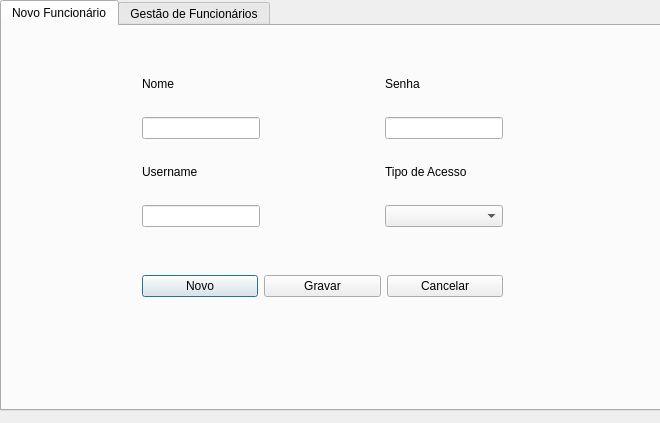
<?xml version="1.0" encoding="UTF-8"?>
<ui version="4.0">
 <class>gestao_colaboradores</class>
 <widget class="QDialog" name="gestao_colaboradores">
  <property name="geometry">
   <rect>
    <x>0</x>
    <y>0</y>
    <width>660</width>
    <height>423</height>
   </rect>
  </property>
  <property name="windowTitle">
   <string>Dialog</string>
  </property>
  <widget class="QTabWidget" name="tabWidget">
   <property name="geometry">
    <rect>
     <x>0</x>
     <y>0</y>
     <width>661</width>
     <height>411</height>
    </rect>
   </property>
   <property name="currentIndex">
    <number>0</number>
   </property>
   <widget class="QWidget" name="tab_novocolab">
    <attribute name="title">
     <string>Novo Funcionário</string>
    </attribute>
    <widget class="QWidget" name="gridLayoutWidget">
     <property name="geometry">
      <rect>
       <x>140</x>
       <y>30</y>
       <width>361</width>
       <height>171</height>
      </rect>
     </property>
     <layout class="QGridLayout" name="gridLayout">
      <item row="3" column="0">
       <widget class="QLabel" name="label_2">
        <property name="text">
         <string>Username</string>
        </property>
       </widget>
      </item>
      <item row="4" column="2">
       <widget class="QComboBox" name="cb_acesso_newcolab"/>
      </item>
      <item row="0" column="0">
       <widget class="QLabel" name="label">
        <property name="text">
         <string>Nome</string>
        </property>
       </widget>
      </item>
      <item row="4" column="0">
       <widget class="QLineEdit" name="txt_username_newcolab"/>
      </item>
      <item row="0" column="2">
       <widget class="QLabel" name="label_3">
        <property name="text">
         <string>Senha</string>
        </property>
       </widget>
      </item>
      <item row="4" column="1">
       <spacer name="horizontalSpacer">
        <property name="orientation">
         <enum>Qt::Horizontal</enum>
        </property>
        <property name="sizeHint" stdset="0">
         <size>
          <width>40</width>
          <height>20</height>
         </size>
        </property>
       </spacer>
      </item>
      <item row="3" column="2">
       <widget class="QLabel" name="label_4">
        <property name="text">
         <string>Tipo de Acesso</string>
        </property>
       </widget>
      </item>
      <item row="1" column="0">
       <widget class="QLineEdit" name="txt_nome_newcolab"/>
      </item>
      <item row="1" column="2">
       <widget class="QLineEdit" name="txt_senha_newcolab"/>
      </item>
     </layout>
    </widget>
    <widget class="QWidget" name="">
     <property name="geometry">
      <rect>
       <x>140</x>
       <y>235</y>
       <width>361</width>
       <height>51</height>
      </rect>
     </property>
     <layout class="QHBoxLayout" name="horizontalLayout">
      <item>
       <widget class="QPushButton" name="btn_new_newcolab">
        <property name="text">
         <string>Novo</string>
        </property>
       </widget>
      </item>
      <item>
       <widget class="QPushButton" name="btn_gravar_newcolab">
        <property name="text">
         <string>Gravar</string>
        </property>
       </widget>
      </item>
      <item>
       <widget class="QPushButton" name="btn_cancelar_newcolab">
        <property name="text">
         <string>Cancelar</string>
        </property>
       </widget>
      </item>
     </layout>
    </widget>
   </widget>
   <widget class="QWidget" name="tab_2">
    <attribute name="title">
     <string>Gestão de Funcionários</string>
    </attribute>
   </widget>
  </widget>
 </widget>
 <resources/>
 <connections/>
</ui>
